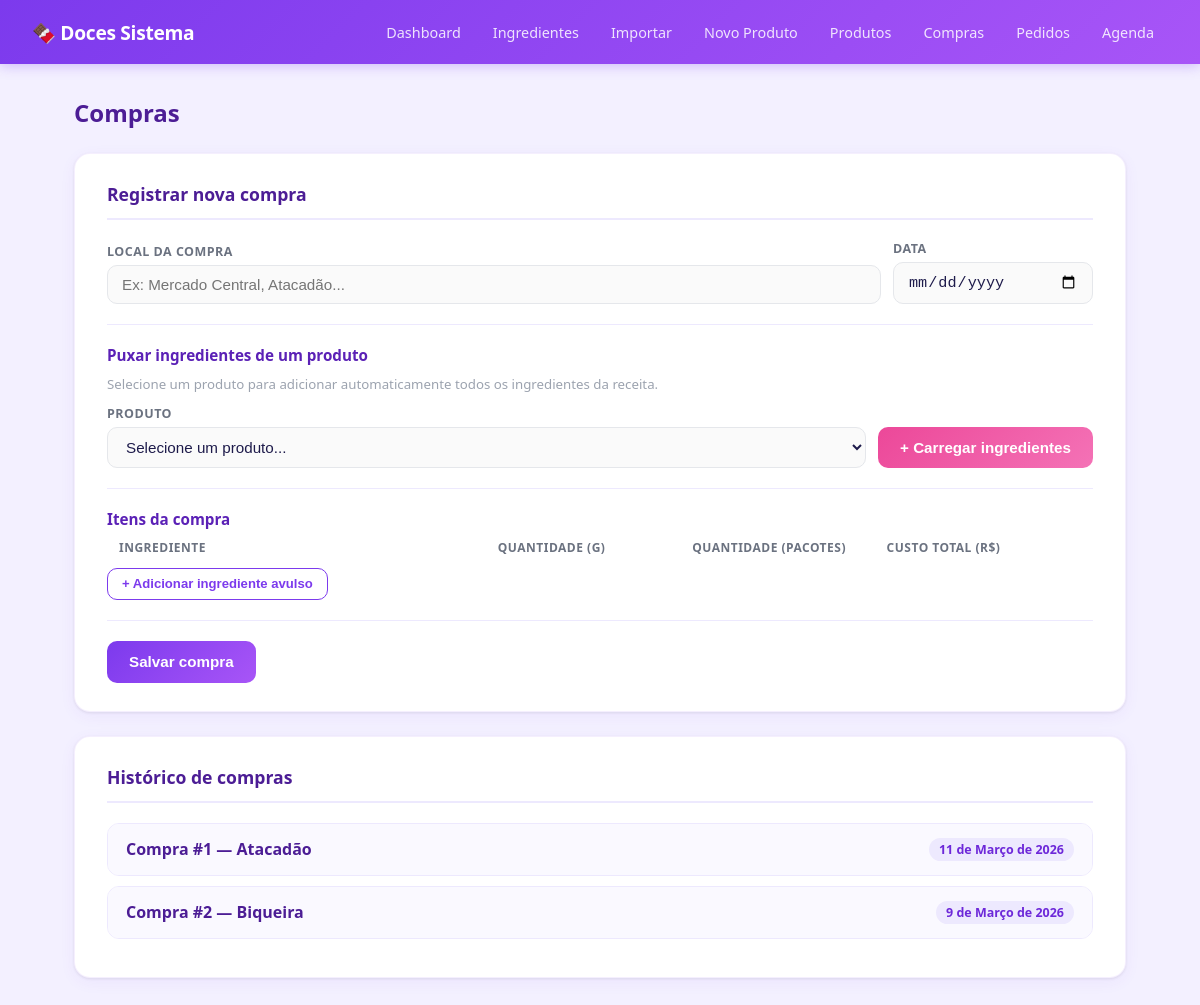
The app's page /compras/ with its own data.
### core/models.py (models this page shows, shortened)
class Compra(models.Model):
    data = models.DateField(default=date.today)
    local = models.CharField(max_length=200, blank=True, default='')

### core/views.py (the view, shortened to what this page needs)
# urls.py: path('compras/', compras),
def compras(request):
    ingredientes = Ingrediente.objects.all()
    produtos = Produto.objects.all()
    receitas_por_produto = {}
    for produto in produtos:
        receitas = Receita.objects.filter(produto=produto).select_related('ingrediente')
        receitas_por_produto[str(produto.id)] = [
            {'id': r.ingrediente.id, 'nome': r.ingrediente.nome, 'quantidade': float(r.quantidade)}
            for r in receitas
        ]
    compras_list = Compra.objects.prefetch_related('itemcompra_set__ingrediente').order_by("-data")
    return render(request, "compras.html", {
        "ingredientes": ingredientes,
        "produtos": produtos,
        "compras": compras_list,
        "receitas_json": json.dumps(receitas_por_produto),
        "today": date.today(),
    })

### core/models.py (called while the page is built)
    def quantidade_pacotes(self):
        gramas = Decimal(self.ingrediente.gramas_por_unidade or 0)
        if gramas <= 0:
            return Decimal('0')
        return Decimal(self.quantidade) / gramas

### templates/compras.html (shortened to what this page needs)
{% extends "base.html" %}
{% block content %}
<h1 class="page-title">Compras</h1>
<div class="card">
    <h2>Registrar nova compra</h2>
    <form method="post" id="compra-form">
        <div class="form-row">
            <div class="form-group">
                <label>Local da compra</label>
                <input name="local" placeholder="Ex: Mercado Central, Atacadão...">
            </div>
            <div class="form-group" style="max-width:200px;">
                <label>Data</label>
                <input type="date" name="data" value="{{ today }}">
            </div>
        </div>
        <div class="divider"></div>
        <h3>Puxar ingredientes de um produto</h3>
        <p style="font-size:0.83rem; color:#9ca3af; margin-bottom:12px;">Selecione um produto para adicionar automaticamente todos os ingredientes da receita.</p>
        <div class="form-row" style="align-items:flex-end;">
            <div class="form-group">
                <label>Produto</label>
                <select id="produto-selector">
                    <option value="">Selecione um produto...</option>
                </select>
            </div>
            <button type="button" class="btn-secondary" onclick="carregarIngredientes()">
                + Carregar ingredientes
            </button>
        </div>
        <div class="divider"></div>
        <h3>Itens da compra</h3>
        <div class="ingredient-row-header" style="grid-template-columns: 2fr 1fr 1fr 1fr auto;">
            <span>Ingrediente</span>
            <span>Quantidade (g)</span>
            <span>Quantidade (pacotes)</span>
            <span>Custo total (R$)</span>
        </div>
        <button type="button" class="btn-ghost btn-sm" onclick="adicionarLinha()" style="margin-top:8px;">
            + Adicionar ingrediente avulso
        </button>
        <div class="divider"></div>
        <button type="submit">Salvar compra</button>
    </form>
</div>
<div class="card">
    <h2>Histórico de compras</h2>
    {% if compras %}
        {% for c in compras %}
        <details style="margin-bottom:10px; border:1px solid #ede9fe; border-radius:12px; overflow:hidden;">
            <summary style="padding:14px 18px; cursor:pointer; background:#faf9ff; list-style:none;
                            display:flex; justify-content:space-between; align-items:center; user-select:none;">
                <span style="font-weight:600; color:#4c1d95;">
                    Compra #{{ c.id }}{% if c.local %} — {{ c.local }}{% endif %}
                </span>
                <span class="badge badge-purple">{{ c.data }}</span>
            </summary>
        </details>
        {% endfor %}
    {% else %}
    <div class="empty-state">Nenhuma compra registrada ainda.</div>
    {% endif %}
</div>
{% endblock %}

### templates/base.html (style rules this page uses)
* { box-sizing: border-box; margin: 0; padding: 0; }
body { font-family: 'Segoe UI', system-ui, -apple-system, sans-serif; background: #f3f0ff; color: #1e1b4b; min-height: 100vh; }
.card { background: white; border-radius: 16px; padding: 28px 32px; margin-bottom: 24px; box-shadow: 0 1px 3px rgba(0,0,0,0.08), 0 4px 16px rgba(124,58,237,0.06); border: 1px solid rgba(124,58,237,0.08); }
.card h2 { font-size: 1.1rem; font-weight: 700; color: #4c1d95; margin-bottom: 20px; padding-bottom: 12px; border-bottom: 2px solid #ede9fe; }
.card h3 { font-size: 0.95rem; font-weight: 600; color: #5b21b6; margin: 18px 0 10px; }
.page-title { font-size: 1.5rem; font-weight: 800; color: #4c1d95; margin-bottom: 24px; }
.form-row { display: flex; gap: 12px; flex-wrap: wrap; align-items: flex-end; margin-bottom: 12px; }
.form-group { display: flex; flex-direction: column; gap: 5px; flex: 1; min-width: 140px; }
.form-group label { font-size: 0.78rem; font-weight: 600; color: #6b7280; text-transform: uppercase; letter-spacing: 0.5px; }
input, select { padding: 10px 14px; border: 1.5px solid #e5e7eb; border-radius: 10px; font-size: 0.95rem; color: #1e1b4b; background: #fafafa; transition: border-color 0.15s, box-shadow 0.15s; outline: none; width: 100%; }
button, .btn { background: linear-gradient(135deg, #7c3aed, #a855f7); color: white; border: none; padding: 10px 22px; border-radius: 10px; font-size: 0.95rem; font-weight: 600; cursor: pointer; transition: all 0.15s; text-decoration: none; display: inline-block; white-space: nowrap; line-height: 1.4; }
.btn-secondary { background: linear-gradient(135deg, #ec4899, #f472b6); }
.btn-ghost { background: transparent; color: #7c3aed; border: 1.5px solid #7c3aed; }
.btn-sm { padding: 6px 14px; font-size: 0.82rem; }
.badge { display: inline-block; padding: 3px 10px; border-radius: 20px; font-size: 0.78rem; font-weight: 600; }
.badge-purple { background: #ede9fe; color: #6d28d9; }
.divider { height: 1px; background: #ede9fe; margin: 20px 0; }
.ingredient-row-header { display: grid; grid-template-columns: 2fr 1fr 1fr auto; gap: 10px; padding: 0 12px; margin-bottom: 4px; }
.ingredient-row-header span { font-size: 0.75rem; font-weight: 600; color: #6b7280; text-transform: uppercase; letter-spacing: 0.5px; }

### records on screen
Compra: id "1", local "Atacadão", data "11 de Março de 2026"
Compra: id "2", local "Biqueira", data "9 de Março de 2026"
